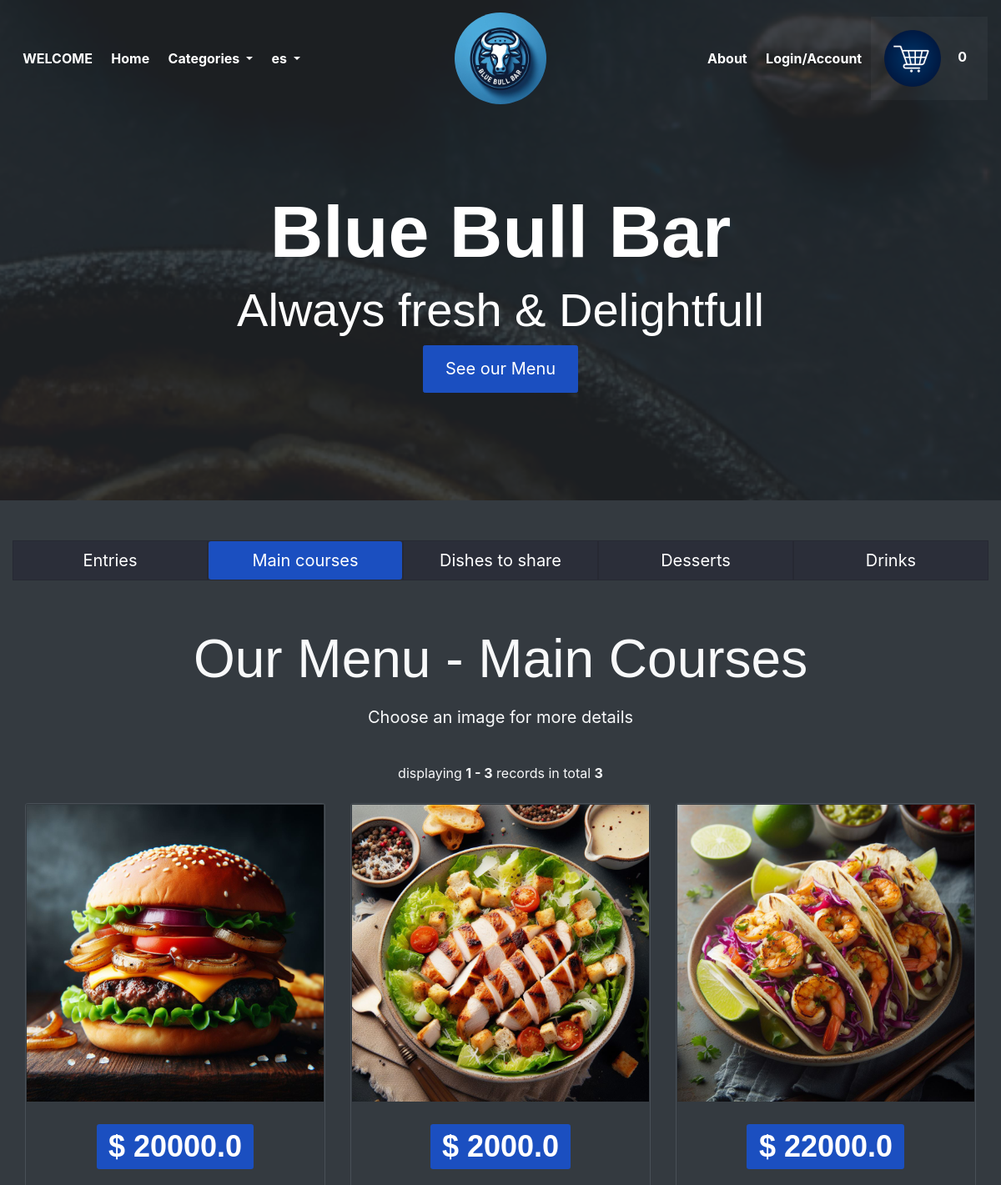
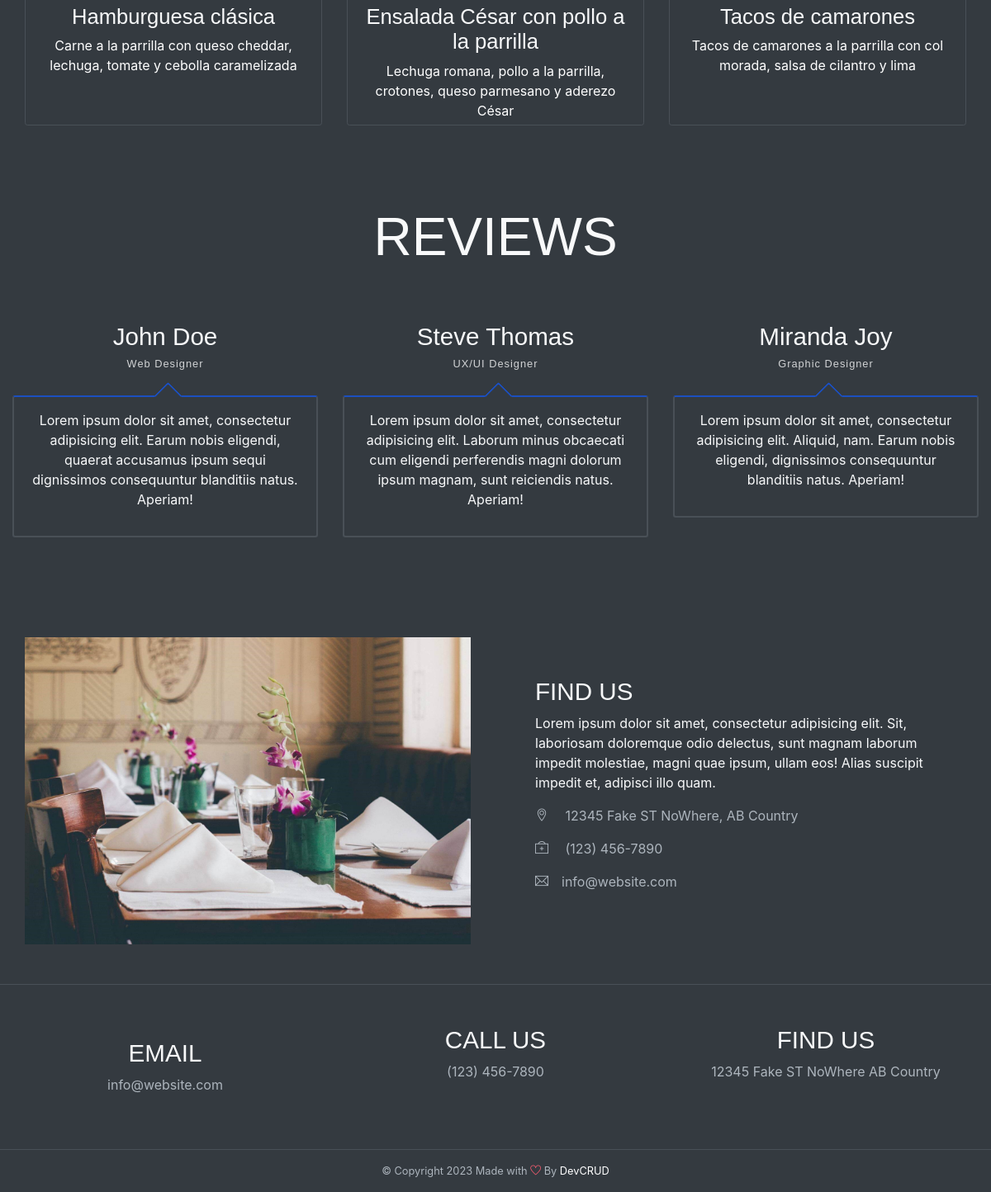
The app's page /categoria/Principal with its own data (2 pictures, top to bottom).
### tables this page shows
CREATE TABLE Menu (
            id INTEGER PRIMARY KEY,
            nombre TEXT NOT NULL,
            descripcion TEXT,
            precio REAL NOT NULL,
            categoria TEXT NOT NULL,
            imagen TEXT NOT NULL
        );

### app/inicio/routes.py (the view)
@inicio_bp.route('/categoria/<categoria>')
def platos_por_categoria(categoria):
    page = request.args.get('page', 1, type=int)
    offset = (page - 1) * PER_PAGE
    menu=obtener_por_categoria(categoria,offset)
    total_items =obtener_total_menu(categoria)
    pagination = Pagination(page=page, total=total_items, per_page=PER_PAGE, bs_version=4,
        display_msg=_("Showing {start} - {end} of {total} total records"))
    if categoria=='Entrada':
        num_cat=1
        cat=_('Entries')
    elif categoria=='Principal':
        num_cat=2
        cat=_('Main Courses')
    elif categoria=='Compartir':
        num_cat=3
        cat=_('Dishes to Share')
    elif categoria=='Postre':
        num_cat=4
        cat=_('Desserts')
    elif categoria=='Bebida':
        num_cat=5
        cat=_('Drinks')
    else:
        abort(404)
    usuario=None
    if 'email' in session:
        email_usuario=session['email']
        usuario=obtener_por_email(email_usuario)
    cart=obtener_carrito()
    return render_template('inicio.html',usuario=usuario,categoria=cat,num_cat=num_cat,menu=menu, total_items_cart=cart.total_items(), pagination=pagination)

### app/__init__.py (called while the page is built)
def get_locale():
    return session.get('language', request.accept_languages.best_match(app.config['LANGUAGES']))

### app/models/cart.py (called while the page is built)
    def total_items(self):
        total=0
        for item in self.items:
            total+=item.cantidad
        return total

    def to_dict(self):
        return {
            'items': [
                {
                    'item_id': item.item_id,
                    'cantidad': item.cantidad,
                    'precio_cantidad': item.precio_cantidad
                }
                for item in self.items
            ]
        }

### app/services/cart.py (called while the page is built)
def obtener_carrito():
    if 'cart' not in session:
        cart = Cart()
        session['cart'] = cart.to_dict()
    else:
        cart = Cart.from_dict(session['cart'])
    return cart

### app/services/menu_service.py (called while the page is built)
def obtener_total_menu(opcion):
    try:
        db_path = current_app.config['DATABASE_URI'].replace('sqlite:///', '')
        conn = sqlite3.connect(db_path)
        cursor = conn.cursor()
        if opcion=='all':
            cursor.execute("SELECT COUNT(*) FROM Menu")
        else:
            cursor.execute(f"SELECT COUNT(*) FROM Menu where categoria='{opcion}'")
        total_items = cursor.fetchone()[0]
        conn.close()
        return total_items
    except Exception as e:
        print("Error al obtener el menu: ", str(e))
        raise e

def obtener_por_categoria(categoria,offset=0):
    db_path = current_app.config['DATABASE_URI'].replace('sqlite:///', '')
    conn = sqlite3.connect(db_path)
    cursor = conn.cursor()
    query = f"SELECT * FROM Menu WHERE categoria='{categoria}' LIMIT {PER_PAGE} OFFSET {offset}"
    cursor.execute(query)
    items = [MenuItem(*row) for row in cursor.fetchall()]
    conn.close()
    return items

### app/inicio/templates/inicio.html (shortened to what this page needs)
{% extends "base.html"%}
{% block content %}
<header id="home" class="header">
    <div class="overlay text-white text-center"><br><br>
        <h1 class="display-2 font-weight-bold  mt-5">Blue Bull Bar</h1>
        <h2 class="display-4 mb-2">{{_('Always fresh &amp; Delightfull')}}</h2>
        <a class="btn btn-lg btn-primary" href="#menu">{{_('See our Menu')}}</a>
    </div>
</header>
<div id="menu" class="container-fluid bg-dark text-light py-5 text-center wow fadeIn">
    <div class="row justify-content-center">
        <div class="col-sm-12 col-md-12 mb-5">
            <ul class="nav nav-pills nav-justified" id="pills-tab" role="tablist">
                <li class="nav-item"
                    style="font-size: 15pt; color: #fff; border: solid 0.1px rgba(0,0,0,0.1); background-color: #08032033; ">
                    <a class="nav-link {% if num_cat == 1 %}active{% endif %}"
                        href="{{url_for('inicio.platos_por_categoria', categoria='Entrada')}}">{{_('Entries')}}</a>
                </li>
                <li class="nav-item"
                    style="font-size: 15pt; color: #fff; border: solid 0.1px rgba(0,0,0,0.1); background-color: #08032033; ">
                    <a class="nav-link {% if num_cat == 2 %}active{% endif %}"
                        href="{{url_for('inicio.platos_por_categoria', categoria='Principal')}}">{{_('Main courses')}}</a>
                </li>
                <li class="nav-item"
                    style="font-size: 15pt; color: #fff; border: solid 0.1px rgba(0,0,0,0.1); background-color: #08032033; ">
                    <a class="nav-link {% if num_cat == 3 %}active{% endif %}"
                        href="{{url_for('inicio.platos_por_categoria', categoria='Compartir')}}">{{_('Dishes to share')}}</a>
                </li>
                <li class="nav-item"
                    style="font-size: 15pt; color: #fff; border: solid 0.1px rgba(0,0,0,0.1); background-color: #08032033; ">
                    <a class="nav-link {% if num_cat == 4 %}active{% endif %}"
                        href="{{url_for('inicio.platos_por_categoria', categoria='Postre')}}">{{_('Desserts')}}</a>
                </li>
                <li class="nav-item"
                    style="font-size: 15pt; color: #fff; border: solid 0.1px rgba(0,0,0,0.1); background-color: #08032033; ">
                    <a class="nav-link {% if num_cat == 5 %}active{% endif %}"
                        href="{{url_for('inicio.platos_por_categoria', categoria='Bebida')}}">{{_('Drinks')}}</a>
                </li>
            </ul>
        </div>
    </div>
    <div class="tab-content" id="pills-tabContent">
        <h2 class="section-title py-2">{{_('Our Menu')}} - {{categoria}}</h2>
        <p style="font-size: 15pt;">{{_('Choose an image for more details')}}</p>
        <br>
        <div class="tab-pane fade show active" id="foods" role="tabpanel" aria-labelledby="pills-home-tab">
            <div class="text-center">
                {{ pagination.info }}
            </div>
            <br>
            <div class="row gallary">
                {% for item_menu in menu %}
                <div class="col-md-4">
                    <div class="card bg-transparent border my-3 my-md-0">
                        <div class="gallary-item wow fadeIn">
                            {% if item_menu.imagen.startswith('http') %}
                            <img src="{{ item_menu.imagen }}" alt="template by DevCRID http://www.devcrud.com/"
                                class="rounded-0 card-img-top mg-responsive gallary-img">
                            {% else %}
                            <img src="{{ url_for('static', filename='img/menu/' + item_menu.imagen) }}"
                                alt="template by DevCRID http://www.devcrud.com/"
                                class="rounded-0 card-img-top mg-responsive gallary-img">
                            {% endif %}
                        </div>
                        <div class="card-body" style="height: 250px; overflow: hidden;">
                            <h1 class="text-center mb-4"><a href="#" class="badge badge-primary">$ {{ item_menu.precio
                                    }}</a></h1>
                            <h4 class="pt20 pb20">{{ item_menu.nombre }}</h4>
                            <p class="text-white">{{ item_menu.descripcion }}</p>
                        </div>
                    </div>
                </div>
                {% endfor %}
            </div>
        </div>
    </div>
</div>
<div id="testmonial" class="container-fluid wow fadeIn bg-dark text-light has-height-lg middle-items">
    <h2 class="section-title my-5 text-center">{{_('REVIEWS')}}</h2>
    <div class="row mt-3 mb-5">
        <div class="col-md-4 my-3 my-md-0">
            <div class="testmonial-card">
                <h3 class="testmonial-title">John Doe</h3>
                <h6 class="testmonial-subtitle">Web Designer</h6>
                <div class="testmonial-body">
                    <p>Lorem ipsum dolor sit amet, consectetur adipisicing elit. Earum nobis eligendi, quaerat
                        accusamus ipsum sequi dignissimos consequuntur blanditiis natus. Aperiam!</p>
                </div>
            </div>
        </div>
        <div class="col-md-4 my-3 my-md-0">
            <div class="testmonial-card">
                <h3 class="testmonial-title">Steve Thomas</h3>
                <h6 class="testmonial-subtitle">UX/UI Designer</h6>
                <div class="testmonial-body">
                    <p>Lorem ipsum dolor sit amet, consectetur adipisicing elit. Laborum minus obcaecati cum
                        eligendi perferendis magni dolorum ipsum magnam, sunt reiciendis natus. Aperiam!</p>
                </div>
            </div>
        </div>
        <div class="col-md-4 my-3 my-md-0">
            <div class="testmonial-card">
                <h3 class="testmonial-title">Miranda Joy</h3>
                <h6 class="testmonial-subtitle">Graphic Designer</h6>
                <div class="testmonial-body">
                    <p>Lorem ipsum dolor sit amet, consectetur adipisicing elit. Aliquid, nam. Earum nobis eligendi,
                        dignissimos consequuntur blanditiis natus. Aperiam!</p>
                </div>
            </div>
        </div>
    </div>
</div>
{% endblock %}

### records on screen
Menu: imagen (picture), precio "20000.0", nombre "Hamburguesa clásica", descripcion "Carne a la parrilla con queso cheddar, lechuga, tomate y cebolla caramelizada"
Menu: imagen (picture), precio "2000.0", nombre "Ensalada César con pollo a la parrilla", descripcion "Lechuga romana, pollo a la parrilla, crotones, queso parmesano y aderezo César"
Menu: imagen (picture), precio "22000.0", nombre "Tacos de camarones", descripcion "Tacos de camarones a la parrilla con col morada, salsa de cilantro y lima"

### other values on screen
{{ total_items_cart }} "0"
{{ categoria }} "Main Courses"
{{ pagination.info }} "displaying 1 - 3 records in total 3"
